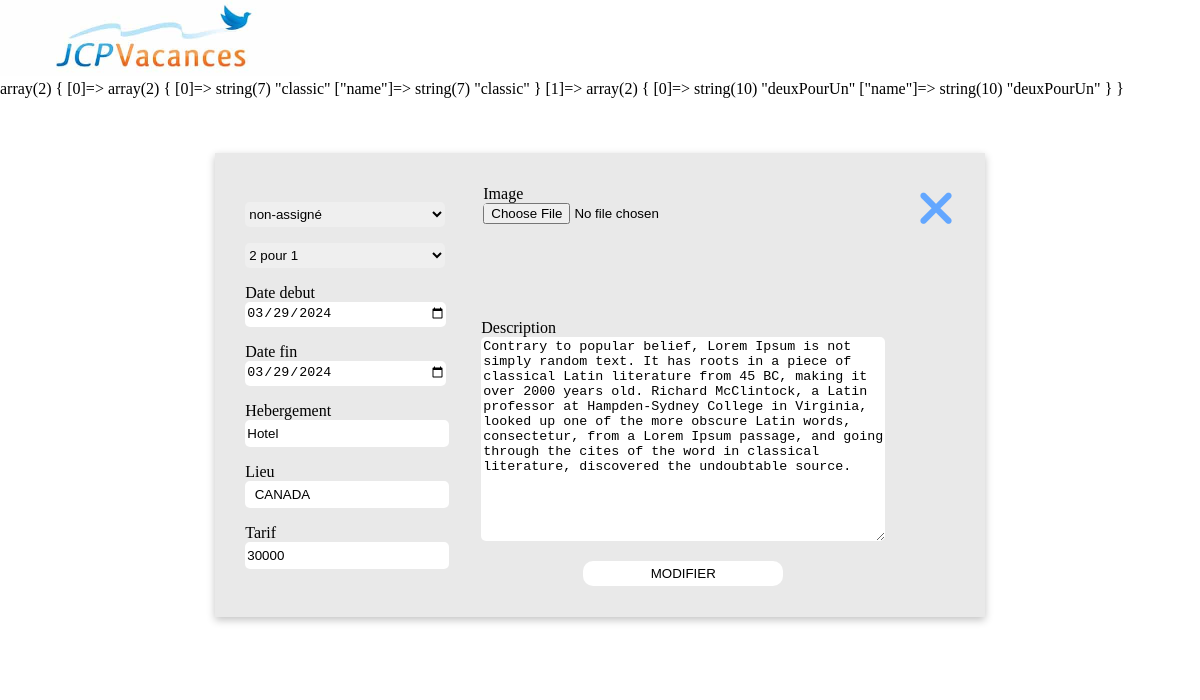
The page /templates/editFormulaire.php?updateId=11 (signed in) on the database its author committed.
### tables this page shows
CREATE TABLE IF NOT EXISTS `voyage` (
  `id_voyage` int NOT NULL AUTO_INCREMENT,
  `id_categorie` int NOT NULL,
  `id_formule` int NOT NULL,
  `lieu` varchar(255) NOT NULL,
  `description` text NOT NULL,
  `hebergement` varchar(255) NOT NULL,
  `image` varchar(255) NOT NULL,
  `date_debut` date NOT NULL,
  `date_fin` date NOT NULL,
  `tarif` double NOT NULL,
  PRIMARY KEY (`id_voyage`)
);

### classes/categorie.php (called while the page is built, shortened)
<?php
include_once "bdd.php";
class Categorie {
    public function getAllCategories(){
        $bdd = new BDD();
        var_dump($bdd);
        $bdd->connectionBdd();
        $std = $bdd->connection->query("SELECT * FROM `categorie`");
        $categories = $std->fetchAll();
        return $categories ;
    }
}
?>

### classes/bdd.php (called while the page is built, shortened)
<?php
    class BDD{
        protected $localhost ;
        protected $dbname ;
        protected $username ;
        protected $password;
        public function __construct() {
            $this->localhost = "localhost";
            $this->dbname = "jcpvoyage";
            $this->username = "root";
            $this->password = NULL ;
        }
        public function connectionBdd(){
            $this->connection = new PDO('mysql:host='.$this->localhost.';dbname='.$this->dbname,$this->username,$this->password);
        }
    }
?>

### classes/voyage.php (called while the page is built, shortened)
<?php
include_once "bdd.php";
class Voyage {
    public function getVoyageFromId($editId){
        $db = new BDD();
        $db->connectionBdd();
        $std = $db->connection->query("SELECT * FROM  `voyage` WHERE `id_voyage` = '$editId'");
        $voyage = $std->fetchAll(PDO::FETCH_ASSOC);
        return $voyage ;
    }
}
?>

### templates/editFormulaire.php (the view, shortened to what this page needs)
<?php include "../controlers/verifEdit.php"; ?>
<!DOCTYPE html>
<html lang="fr">
<head>
    <link rel="stylesheet" href="../assets/style.css">
    <link rel="stylesheet" href="https://cdnjs.cloudflare.com/ajax/libs/font-awesome/6.5.1/css/all.min.css" />
</head>
<body>
    <?php
    include "header.php";
    if ($_GET["updateId"]) {
        $voyage = new Voyage();
        if (!empty($voyage->getVoyageFromId($_GET["updateId"]))) {
            $voyageInfos = $voyage->getVoyageFromId($_GET["updateId"])[0];
        }
    }
    include "../classes/categorie.php";
    $categories = new Categorie();
    ?>
    <form  class="formulaireAddEdit" action="" method="POST" enctype="multipart/form-data">
    <div class="borderFormAdd">
        <div class="colonneUn">
            <select name="selectCategorie" id="selectCategorie">
                <?php
                    foreach ($categories->getAllCategories() as $categorie) {
                        if ($categorie["name"] == 'non-assigné') {
                            echo '<option value="'.$categorie["id_categorie"].'" selected="selected">'.$categorie["name"].'</option>' ;
                        }else{
                            echo '<option value="'.$categorie["id_categorie"].'">'.$categorie["name"].'</option>' ;
                        }
                    }
                ?>
            </select>
            <select name="selectFormule" id="formule">
                    <option <?php if ($voyageInfos["id_formule"] == 2) {
                        echo "selected";
                    } ?> value="2">2 pour 1</option>
            </select>
            <div class="dateDebut">Date debut <br><input value="<?php echo(isset($voyageInfos["date_debut"])) ? $voyageInfos["date_debut"] : ' '; ?>" name="dateDebut" type="date"></div>
            <div class="dateFin">Date fin <br><input value="<?php echo (isset($voyageInfos["date_fin"])) ? $voyageInfos["date_fin"] : ' '; ?>" name="dateFin" type="date"></div>
            <div>Hebergement <br><input value="<?php echo (isset($voyageInfos["hebergement"])) ? $voyageInfos["hebergement"] : ' ';?>" name="hebergementInput" type="text"></div>
            <div>Lieu <br><input value=" <?php echo (isset($voyageInfos["lieu"])) ? $voyageInfos["lieu"] : ' ';?>" name="lieuInput" type="text"></div>
            <div>Tarif <br><input value="<?php echo (isset($voyageInfos["tarif"])) ? $voyageInfos["tarif"] : ' ';?>" name="tarifInput" type="text"></div>
        </div>
        <div class="colonneDeux">
            <div>Image <br><input value="<?php echo (isset($voyageInfos["image"])) ? $voyageInfos["image"] : ' ';?>" name="imageVoyage" type="file"></div>
            <div>Description <br><textarea placeholder="" value="" name="descriptionInput" id="" cols="30" rows="10"><?php echo (isset($voyageInfos["description"])) ? $voyageInfos["description"] : ' ';?></textarea></div>
            <button name="editBtn">MODIFIER</button>
        </div>
        <div class="exit"><a href="adminpage.php"><i class="fa-solid fa-xmark" style="color: rgb(99, 167, 255); font-size:50px;"></i></a></div>
    </div>
    </form>
</body>
</html>

### assets/style.css (style rules this page uses)
body { margin: 0; }
form { background-color:rgba(255, 255, 255, 0.34); box-shadow: rgba(108, 108, 108, 0.411) 0px 2px 8px 0px; border-radius: 15px; display: flex; flex-direction: column; align-items: center; gap: 1em; text-align: left; padding: 55px; }
input { width:400px ; height: 25px; }
button { width:100px; border-radius: 10px; height: 25px; color: white; border: none; background-color: orange; }
a { text-decoration: none; }
.formulaireAddEdit { display: flex; flex-direction: row; box-shadow: none; justify-content: center; gap: 5em; }
.colonneUn { display: flex; flex-direction: column; gap: 1em; }
.colonneUn input,select { width: 200px; height: 25px; border-radius: 5px; border: none; }
.colonneDeux { display: flex; flex-direction: column; align-items: center; gap: 1em; }
.colonneDeux input,textarea { width: 400px; border-radius: 5px; border: none; }
.colonneDeux input { height: 100px; }
.colonneDeux button { height: 25px; width: 200px; background-color: white; color: black; }
.colonneDeux textarea { height: 200px; }
.borderFormAdd { background-color: rgba(120, 120, 120, 0.159); box-shadow: rgba(0, 0, 0, 0.24) 0px 3px 8px; display: flex; align-items: center; gap: 2em; padding: 30px; }
.exit { margin-bottom: 50%; }

### rows shown on the page
voyage: selectFormule "2 pour 1", dateDebut "03/29/2024", dateFin "03/29/2024", hebergementInput "Hotel", lieuInput "CANADA", tarifInput "30000", descriptionInput "Contrary to popular belief, Lorem Ipsum is not simply random text. It has roots in a piece of classical Latin literature from 45 BC, making it over 2000 years old. Richard McClintock, a Latin professor at Hampden-Sydney College in Virginia, looked up one of the more obscure Latin words, consectetur, from a Lorem Ipsum passage, and going through the cites of the word in classical literature, discovered the undoubtable source."

### other values the page prints
form field selectCategorie "non-assigné"
